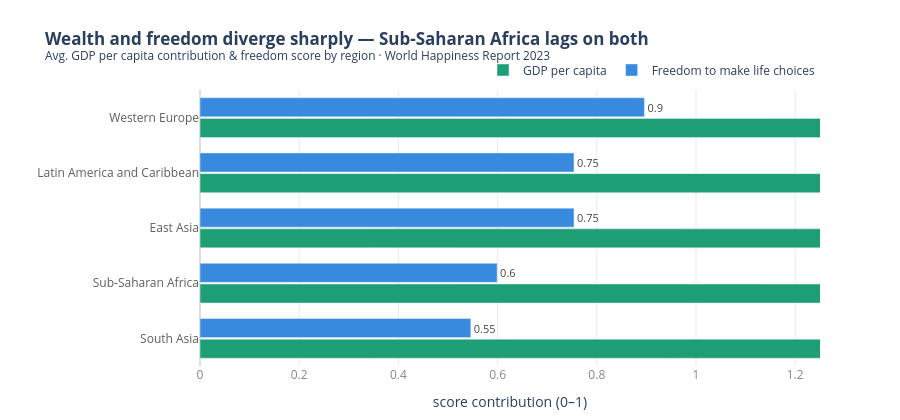

Notebook code for this chart:
### Markdown cell above
---
## Done? Stretch Goal

If you finish both tasks with time to spare, try this:

**Task 3 (stretch):** Build a **grouped bar chart** comparing 2 sub-factors (e.g. `GDP_per_capita` and `Freedom`) across the 5 most populated regions. Use colour meaningfully and write an insight title.

Regions to include: `'Western Europe'`, `'Latin America'`, `'East Asia'`, `'Sub-Saharan Africa'`, `'South Asia'`

### Code cell
# Task 3: Grouped bar chart — GDP vs Freedom across 5 regions (horizontal)
# -------------------------------------------------------------------------

regions_5 = ['Western Europe', 'Latin America and Caribbean', 'East Asia',
             'Sub-Saharan Africa', 'South Asia']

subset = (df[df['Region'].isin(regions_5)]
          .groupby('Region')[['GDP', 'Freedom']]
          .mean()
          .reindex(regions_5)
          .reset_index())

fig = go.Figure()

factor_styles = {
    'GDP':     {'color': '#1D9E75', 'label': 'GDP per capita'},
    'Freedom': {'color': '#378ADD', 'label': 'Freedom to make life choices'},
}

for col, style in factor_styles.items():
    fig.add_trace(go.Bar(
        x=subset[col].round(3),
        y=subset['Region'],
        orientation='h',
        name=style['label'],
        marker_color=style['color'],
        text=subset[col].round(2),
        textposition='outside',
        textfont=dict(size=11, color='#444441'),
    ))

fig.update_layout(
    title=(
        '<b>Wealth and freedom diverge sharply — Sub-Saharan Africa lags on both</b><br>'
        '<sup>Avg. GDP per capita contribution & freedom score by region · World Happiness Report 2023</sup>'
    ),
    barmode='group',
    bargap=0.25,
    bargroupgap=0.08,
    xaxis=dict(
        title='score contribution (0–1)',
        range=[0, 1.25],
        showgrid=True,
        gridcolor='rgba(200,200,200,0.4)',
        zeroline=True,
        zerolinecolor='rgba(200,200,200,0.6)',
        tickfont=dict(size=12, color='#888780'),
    ),
    yaxis=dict(
        title='',
        tickfont=dict(size=12, color='#5F5E5A'),
        showgrid=False,
        categoryorder='array',
        categoryarray=regions_5[::-1],  # South Asia at bottom, Western Europe at top
    ),
    legend=dict(
        orientation='h',
        yanchor='bottom',
        y=1.02,
        xanchor='right',
        x=1,
        font=dict(size=12),
    ),
    plot_bgcolor='white',
    paper_bgcolor='white',
    height=420,
    margin=dict(l=20, r=80, t=90, b=40),
)

fig.show()

### Figure 1 — Plotly figure (JSON) as saved in the notebook; plotly's stock layout.template omitted (floating-point values rounded to 4 significant figures)
{"data": [{"marker": {"color": "#1D9E75"}, "name": "GDP per capita", "orientation": "h", "text": [10.96, 9.13, 10.31, 7.08, 7.15], "textfont": {"color": "#444441", "size": 11}, "textposition": "outside", "type": "bar", "x": [10.96, 9.135, 10.31, 7.082, 7.152], "y": ["Western Europe", "Latin America and Caribbean", "East Asia", "Sub-Saharan Africa", "South Asia"]}, {"marker": {"color": "#378ADD"}, "name": "Freedom to make life choices", "orientation": "h", "text": [0.9, 0.75, 0.75, 0.6, 0.55], "textfont": {"color": "#444441", "size": 11}, "textposition": "outside", "type": "bar", "x": [0.896, 0.754, 0.754, 0.599, 0.546], "y": ["Western Europe", "Latin America and Caribbean", "East Asia", "Sub-Saharan Africa", "South Asia"]}], "layout": {"bargap": 0.25, "bargroupgap": 0.08, "barmode": "group", "height": 420, "legend": {"font": {"size": 12}, "orientation": "h", "x": 1, "xanchor": "right", "y": 1.02, "yanchor": "bottom"}, "margin": {"b": 40, "l": 20, "r": 80, "t": 90}, "paper_bgcolor": "white", "plot_bgcolor": "white", "title": {"text": "<b>Wealth and freedom diverge sharply — Sub-Saharan Africa lags on both</b><br><sup>Avg. GDP per capita contribution & freedom score by region · World Happiness Report 2023</sup>"}, "xaxis": {"gridcolor": "rgba(200,200,200,0.4)", "range": [0, 1.25], "showgrid": true, "tickfont": {"color": "#888780", "size": 12}, "title": {"text": "score contribution (0–1)"}, "zeroline": true, "zerolinecolor": "rgba(200,200,200,0.6)"}, "yaxis": {"categoryarray": ["South Asia", "Sub-Saharan Africa", "East Asia", "Latin America and Caribbean", "Western Europe"], "categoryorder": "array", "showgrid": false, "tickfont": {"color": "#5F5E5A", "size": 12}, "title": {"text": ""}}}}
